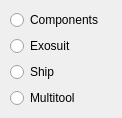
<?xml version="1.0" encoding="UTF-8"?>
<ui version="4.0">
 <class>bp_class_selector</class>
 <widget class="QWidget" name="bp_class_selector">
  <property name="geometry">
   <rect>
    <x>0</x>
    <y>0</y>
    <width>122</width>
    <height>118</height>
   </rect>
  </property>
  <property name="windowTitle">
   <string>Form</string>
  </property>
  <widget class="QWidget" name="layoutWidget">
   <property name="geometry">
    <rect>
     <x>10</x>
     <y>10</y>
     <width>103</width>
     <height>100</height>
    </rect>
   </property>
   <layout class="QVBoxLayout" name="verticalLayout">
    <item>
     <widget class="QRadioButton" name="radioButton">
      <property name="text">
       <string>Components</string>
      </property>
     </widget>
    </item>
    <item>
     <widget class="QRadioButton" name="radioButton_2">
      <property name="text">
       <string>Exosuit</string>
      </property>
     </widget>
    </item>
    <item>
     <widget class="QRadioButton" name="radioButton_3">
      <property name="text">
       <string>Ship</string>
      </property>
     </widget>
    </item>
    <item>
     <widget class="QRadioButton" name="radioButton_4">
      <property name="text">
       <string>Multitool</string>
      </property>
     </widget>
    </item>
   </layout>
  </widget>
 </widget>
 <resources/>
 <connections/>
</ui>
